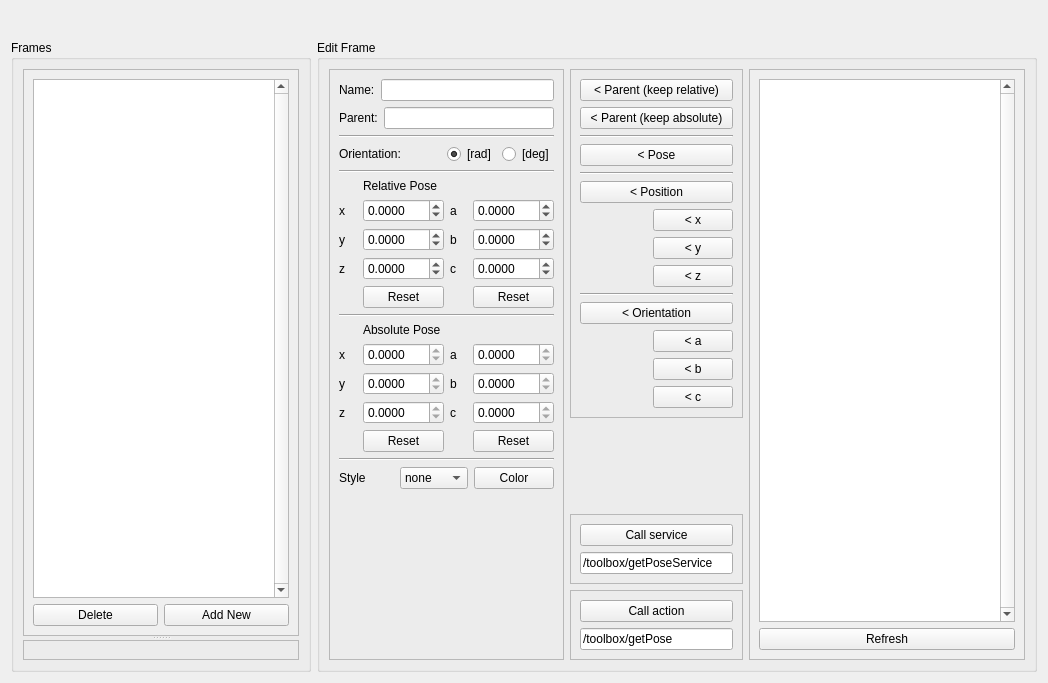
<?xml version="1.0" encoding="UTF-8"?>
<ui version="4.0">
 <class>Form</class>
 <widget class="QWidget" name="Form">
  <property name="geometry">
   <rect>
    <x>0</x>
    <y>0</y>
    <width>1048</width>
    <height>683</height>
   </rect>
  </property>
  <property name="windowTitle">
   <string>Form</string>
  </property>
  <layout class="QVBoxLayout" name="verticalLayout">
   <item>
    <widget class="QMenuBar" name="menuBar"/>
   </item>
   <item>
    <widget class="QToolBar" name="mainToolBar"/>
   </item>
   <item>
    <layout class="QHBoxLayout" name="horizontalLayout_3">
     <item>
      <widget class="QGroupBox" name="box_frames">
       <property name="title">
        <string>Frames</string>
       </property>
       <layout class="QVBoxLayout" name="verticalLayout_2">
        <item>
         <widget class="QSplitter" name="splitter">
          <property name="orientation">
           <enum>Qt::Vertical</enum>
          </property>
          <widget class="QScrollArea" name="frames">
           <property name="sizePolicy">
            <sizepolicy hsizetype="Expanding" vsizetype="Expanding">
             <horstretch>0</horstretch>
             <verstretch>1</verstretch>
            </sizepolicy>
           </property>
           <property name="widgetResizable">
            <bool>true</bool>
           </property>
           <widget class="QWidget" name="scrollAreaWidgetContents">
            <property name="geometry">
             <rect>
              <x>0</x>
              <y>0</y>
              <width>223</width>
              <height>549</height>
             </rect>
            </property>
            <layout class="QVBoxLayout" name="verticalLayout_5">
             <item>
              <widget class="QListWidget" name="list_frames">
               <property name="verticalScrollBarPolicy">
                <enum>Qt::ScrollBarAlwaysOn</enum>
               </property>
              </widget>
             </item>
             <item>
              <layout class="QHBoxLayout" name="horizontalLayout_2">
               <item>
                <widget class="QPushButton" name="btn_delete">
                 <property name="text">
                  <string>Delete</string>
                 </property>
                 <property name="icon">
                  <iconset theme="list-remove">
                   <normaloff/>
                  </iconset>
                 </property>
                </widget>
               </item>
               <item>
                <widget class="QPushButton" name="btn_add">
                 <property name="text">
                  <string>Add New</string>
                 </property>
                 <property name="icon">
                  <iconset theme="list-add">
                   <normaloff/>
                  </iconset>
                 </property>
                </widget>
               </item>
              </layout>
             </item>
            </layout>
           </widget>
          </widget>
          <widget class="QFrame" name="undo_frame">
           <property name="frameShape">
            <enum>QFrame::StyledPanel</enum>
           </property>
           <property name="frameShadow">
            <enum>QFrame::Raised</enum>
           </property>
           <layout class="QVBoxLayout" name="verticalLayout_13"/>
          </widget>
         </widget>
        </item>
       </layout>
      </widget>
     </item>
     <item>
      <widget class="QGroupBox" name="box_edit">
       <property name="title">
        <string>Edit Frame</string>
       </property>
       <layout class="QHBoxLayout" name="horizontalLayout_8">
        <item>
         <widget class="QFrame" name="frame">
          <property name="frameShape">
           <enum>QFrame::StyledPanel</enum>
          </property>
          <property name="frameShadow">
           <enum>QFrame::Raised</enum>
          </property>
          <layout class="QVBoxLayout" name="verticalLayout_4">
           <item>
            <layout class="QHBoxLayout" name="horizontalLayout_6">
             <item>
              <widget class="QLabel" name="label_16">
               <property name="text">
                <string>Name:</string>
               </property>
              </widget>
             </item>
             <item>
              <widget class="QLineEdit" name="txt_name">
               <property name="readOnly">
                <bool>true</bool>
               </property>
              </widget>
             </item>
            </layout>
           </item>
           <item>
            <layout class="QHBoxLayout" name="horizontalLayout_5">
             <item>
              <widget class="QLabel" name="label">
               <property name="text">
                <string>Parent:</string>
               </property>
              </widget>
             </item>
             <item>
              <widget class="QLineEdit" name="txt_parent">
               <property name="readOnly">
                <bool>true</bool>
               </property>
              </widget>
             </item>
            </layout>
           </item>
           <item>
            <widget class="Line" name="line">
             <property name="orientation">
              <enum>Qt::Horizontal</enum>
             </property>
            </widget>
           </item>
           <item>
            <layout class="QHBoxLayout" name="horizontalLayout_4">
             <item>
              <widget class="QLabel" name="label_17">
               <property name="text">
                <string>Orientation:</string>
               </property>
              </widget>
             </item>
             <item>
              <spacer name="horizontalSpacer_4">
               <property name="orientation">
                <enum>Qt::Horizontal</enum>
               </property>
               <property name="sizeHint" stdset="0">
                <size>
                 <width>40</width>
                 <height>20</height>
                </size>
               </property>
              </spacer>
             </item>
             <item>
              <widget class="QRadioButton" name="btn_rad">
               <property name="text">
                <string>[rad]</string>
               </property>
               <property name="checked">
                <bool>true</bool>
               </property>
              </widget>
             </item>
             <item>
              <widget class="QRadioButton" name="btn_deg">
               <property name="text">
                <string>[deg]</string>
               </property>
              </widget>
             </item>
            </layout>
           </item>
           <item>
            <widget class="Line" name="line_6">
             <property name="orientation">
              <enum>Qt::Horizontal</enum>
             </property>
            </widget>
           </item>
           <item>
            <layout class="QGridLayout" name="gridLayout">
             <item row="4" column="3">
              <widget class="QLabel" name="label_7">
               <property name="text">
                <string>c</string>
               </property>
              </widget>
             </item>
             <item row="2" column="3">
              <widget class="QLabel" name="label_3">
               <property name="text">
                <string>a</string>
               </property>
              </widget>
             </item>
             <item row="3" column="0">
              <widget class="QLabel" name="label_4">
               <property name="text">
                <string>y</string>
               </property>
              </widget>
             </item>
             <item row="2" column="0">
              <widget class="QLabel" name="label_2">
               <property name="text">
                <string>x</string>
               </property>
              </widget>
             </item>
             <item row="4" column="0">
              <widget class="QLabel" name="label_5">
               <property name="text">
                <string>z</string>
               </property>
              </widget>
             </item>
             <item row="3" column="3">
              <widget class="QLabel" name="label_6">
               <property name="text">
                <string>b</string>
               </property>
              </widget>
             </item>
             <item row="0" column="2">
              <widget class="QLabel" name="label_8">
               <property name="text">
                <string>Relative Pose</string>
               </property>
              </widget>
             </item>
             <item row="5" column="2">
              <widget class="QPushButton" name="btn_reset_position_rel">
               <property name="text">
                <string>Reset</string>
               </property>
               <property name="icon">
                <iconset theme="edit-undo">
                 <normaloff/>
                </iconset>
               </property>
              </widget>
             </item>
             <item row="5" column="4">
              <widget class="QPushButton" name="btn_reset_orientation_rel">
               <property name="text">
                <string>Reset</string>
               </property>
               <property name="icon">
                <iconset theme="edit-undo">
                 <normaloff/>
                </iconset>
               </property>
              </widget>
             </item>
             <item row="2" column="2">
              <widget class="QDoubleSpinBox" name="txt_x">
               <property name="decimals">
                <number>4</number>
               </property>
               <property name="minimum">
                <double>-999.000000000000000</double>
               </property>
               <property name="maximum">
                <double>999.000000000000000</double>
               </property>
               <property name="singleStep">
                <double>0.010000000000000</double>
               </property>
              </widget>
             </item>
             <item row="4" column="4">
              <widget class="QDoubleSpinBox" name="txt_c">
               <property name="decimals">
                <number>4</number>
               </property>
               <property name="minimum">
                <double>-999.000000000000000</double>
               </property>
               <property name="maximum">
                <double>999.000000000000000</double>
               </property>
               <property name="singleStep">
                <double>0.010000000000000</double>
               </property>
              </widget>
             </item>
             <item row="3" column="4">
              <widget class="QDoubleSpinBox" name="txt_b">
               <property name="decimals">
                <number>4</number>
               </property>
               <property name="minimum">
                <double>-999.000000000000000</double>
               </property>
               <property name="maximum">
                <double>999.000000000000000</double>
               </property>
               <property name="singleStep">
                <double>0.010000000000000</double>
               </property>
              </widget>
             </item>
             <item row="2" column="4">
              <widget class="QDoubleSpinBox" name="txt_a">
               <property name="decimals">
                <number>4</number>
               </property>
               <property name="minimum">
                <double>-999.000000000000000</double>
               </property>
               <property name="maximum">
                <double>999.000000000000000</double>
               </property>
               <property name="singleStep">
                <double>0.010000000000000</double>
               </property>
              </widget>
             </item>
             <item row="3" column="2">
              <widget class="QDoubleSpinBox" name="txt_y">
               <property name="decimals">
                <number>4</number>
               </property>
               <property name="minimum">
                <double>-999.000000000000000</double>
               </property>
               <property name="maximum">
                <double>999.000000000000000</double>
               </property>
               <property name="singleStep">
                <double>0.010000000000000</double>
               </property>
              </widget>
             </item>
             <item row="4" column="2">
              <widget class="QDoubleSpinBox" name="txt_z">
               <property name="decimals">
                <number>4</number>
               </property>
               <property name="minimum">
                <double>-999.000000000000000</double>
               </property>
               <property name="maximum">
                <double>999.000000000000000</double>
               </property>
               <property name="singleStep">
                <double>0.010000000000000</double>
               </property>
              </widget>
             </item>
            </layout>
           </item>
           <item>
            <widget class="Line" name="line_2">
             <property name="orientation">
              <enum>Qt::Horizontal</enum>
             </property>
            </widget>
           </item>
           <item>
            <layout class="QGridLayout" name="gridLayout_2">
             <item row="4" column="0">
              <widget class="QLabel" name="label_12">
               <property name="text">
                <string>z</string>
               </property>
              </widget>
             </item>
             <item row="3" column="0">
              <widget class="QLabel" name="label_10">
               <property name="text">
                <string>y</string>
               </property>
              </widget>
             </item>
             <item row="2" column="0">
              <widget class="QLabel" name="label_11">
               <property name="text">
                <string>x</string>
               </property>
              </widget>
             </item>
             <item row="1" column="2">
              <widget class="QLabel" name="label_15">
               <property name="text">
                <string>Absolute Pose</string>
               </property>
              </widget>
             </item>
             <item row="2" column="3">
              <widget class="QLabel" name="label_9">
               <property name="text">
                <string>a</string>
               </property>
              </widget>
             </item>
             <item row="3" column="3">
              <widget class="QLabel" name="label_13">
               <property name="text">
                <string>b</string>
               </property>
              </widget>
             </item>
             <item row="4" column="3">
              <widget class="QLabel" name="label_14">
               <property name="text">
                <string>c</string>
               </property>
              </widget>
             </item>
             <item row="5" column="2">
              <widget class="QPushButton" name="btn_reset_position_abs">
               <property name="text">
                <string>Reset</string>
               </property>
               <property name="icon">
                <iconset theme="edit-undo">
                 <normaloff/>
                </iconset>
               </property>
              </widget>
             </item>
             <item row="5" column="4">
              <widget class="QPushButton" name="btn_reset_orientation_abs">
               <property name="text">
                <string>Reset</string>
               </property>
               <property name="icon">
                <iconset theme="edit-undo">
                 <normaloff/>
                </iconset>
               </property>
              </widget>
             </item>
             <item row="2" column="2">
              <widget class="QDoubleSpinBox" name="txt_abs_x">
               <property name="readOnly">
                <bool>true</bool>
               </property>
               <property name="decimals">
                <number>4</number>
               </property>
               <property name="minimum">
                <double>-999.000000000000000</double>
               </property>
               <property name="maximum">
                <double>999.000000000000000</double>
               </property>
               <property name="singleStep">
                <double>0.010000000000000</double>
               </property>
              </widget>
             </item>
             <item row="3" column="2">
              <widget class="QDoubleSpinBox" name="txt_abs_y">
               <property name="readOnly">
                <bool>true</bool>
               </property>
               <property name="decimals">
                <number>4</number>
               </property>
               <property name="minimum">
                <double>-999.000000000000000</double>
               </property>
               <property name="maximum">
                <double>999.000000000000000</double>
               </property>
               <property name="singleStep">
                <double>0.010000000000000</double>
               </property>
              </widget>
             </item>
             <item row="4" column="2">
              <widget class="QDoubleSpinBox" name="txt_abs_z">
               <property name="readOnly">
                <bool>true</bool>
               </property>
               <property name="decimals">
                <number>4</number>
               </property>
               <property name="minimum">
                <double>-999.000000000000000</double>
               </property>
               <property name="maximum">
                <double>999.000000000000000</double>
               </property>
               <property name="singleStep">
                <double>0.010000000000000</double>
               </property>
              </widget>
             </item>
             <item row="2" column="4">
              <widget class="QDoubleSpinBox" name="txt_abs_a">
               <property name="readOnly">
                <bool>true</bool>
               </property>
               <property name="decimals">
                <number>4</number>
               </property>
               <property name="minimum">
                <double>-999.000000000000000</double>
               </property>
               <property name="maximum">
                <double>999.000000000000000</double>
               </property>
               <property name="singleStep">
                <double>0.010000000000000</double>
               </property>
              </widget>
             </item>
             <item row="3" column="4">
              <widget class="QDoubleSpinBox" name="txt_abs_b">
               <property name="readOnly">
                <bool>true</bool>
               </property>
               <property name="decimals">
                <number>4</number>
               </property>
               <property name="minimum">
                <double>-999.000000000000000</double>
               </property>
               <property name="maximum">
                <double>999.000000000000000</double>
               </property>
               <property name="singleStep">
                <double>0.010000000000000</double>
               </property>
              </widget>
             </item>
             <item row="4" column="4">
              <widget class="QDoubleSpinBox" name="txt_abs_c">
               <property name="readOnly">
                <bool>true</bool>
               </property>
               <property name="decimals">
                <number>4</number>
               </property>
               <property name="minimum">
                <double>-999.000000000000000</double>
               </property>
               <property name="maximum">
                <double>999.000000000000000</double>
               </property>
               <property name="singleStep">
                <double>0.010000000000000</double>
               </property>
              </widget>
             </item>
            </layout>
           </item>
           <item>
            <widget class="Line" name="line_7">
             <property name="orientation">
              <enum>Qt::Horizontal</enum>
             </property>
            </widget>
           </item>
           <item>
            <layout class="QHBoxLayout" name="horizontalLayout_10">
             <item>
              <widget class="QLabel" name="label_18">
               <property name="text">
                <string>Style</string>
               </property>
              </widget>
             </item>
             <item>
              <widget class="QComboBox" name="combo_style">
               <item>
                <property name="text">
                 <string>none</string>
                </property>
               </item>
               <item>
                <property name="text">
                 <string>plane</string>
                </property>
               </item>
               <item>
                <property name="text">
                 <string>cube</string>
                </property>
               </item>
               <item>
                <property name="text">
                 <string>sphere</string>
                </property>
               </item>
               <item>
                <property name="text">
                 <string>axis</string>
                </property>
               </item>
               <item>
                <property name="text">
                 <string>mesh</string>
                </property>
               </item>
              </widget>
             </item>
             <item>
              <widget class="QPushButton" name="btn_style_color">
               <property name="text">
                <string>Color</string>
               </property>
              </widget>
             </item>
            </layout>
           </item>
           <item>
            <spacer name="verticalSpacer_2">
             <property name="orientation">
              <enum>Qt::Vertical</enum>
             </property>
             <property name="sizeHint" stdset="0">
              <size>
               <width>20</width>
               <height>40</height>
              </size>
             </property>
            </spacer>
           </item>
          </layout>
         </widget>
        </item>
        <item>
         <layout class="QVBoxLayout" name="verticalLayout_9">
          <item>
           <widget class="QFrame" name="frame_2">
            <property name="frameShape">
             <enum>QFrame::StyledPanel</enum>
            </property>
            <property name="frameShadow">
             <enum>QFrame::Raised</enum>
            </property>
            <layout class="QVBoxLayout" name="verticalLayout_3">
             <item>
              <widget class="QPushButton" name="btn_set_parent_rel">
               <property name="text">
                <string>&lt; Parent (keep relative)</string>
               </property>
              </widget>
             </item>
             <item>
              <widget class="QPushButton" name="btn_set_parent_abs">
               <property name="text">
                <string>&lt; Parent (keep absolute)</string>
               </property>
              </widget>
             </item>
             <item>
              <widget class="Line" name="line_3">
               <property name="orientation">
                <enum>Qt::Horizontal</enum>
               </property>
              </widget>
             </item>
             <item>
              <widget class="QPushButton" name="btn_set_pose">
               <property name="text">
                <string>&lt; Pose</string>
               </property>
              </widget>
             </item>
             <item>
              <widget class="Line" name="line_4">
               <property name="orientation">
                <enum>Qt::Horizontal</enum>
               </property>
              </widget>
             </item>
             <item>
              <widget class="QPushButton" name="btn_set_position">
               <property name="text">
                <string>&lt; Position</string>
               </property>
              </widget>
             </item>
             <item>
              <layout class="QHBoxLayout" name="horizontalLayout_7">
               <item>
                <spacer name="horizontalSpacer_2">
                 <property name="orientation">
                  <enum>Qt::Horizontal</enum>
                 </property>
                 <property name="sizeHint" stdset="0">
                  <size>
                   <width>40</width>
                   <height>20</height>
                  </size>
                 </property>
                </spacer>
               </item>
               <item>
                <layout class="QVBoxLayout" name="verticalLayout_7">
                 <item>
                  <widget class="QPushButton" name="btn_set_x">
                   <property name="text">
                    <string>&lt; x</string>
                   </property>
                  </widget>
                 </item>
                 <item>
                  <widget class="QPushButton" name="btn_set_y">
                   <property name="text">
                    <string>&lt; y</string>
                   </property>
                  </widget>
                 </item>
                 <item>
                  <widget class="QPushButton" name="btn_set_z">
                   <property name="text">
                    <string>&lt; z</string>
                   </property>
                  </widget>
                 </item>
                </layout>
               </item>
              </layout>
             </item>
             <item>
              <widget class="Line" name="line_5">
               <property name="orientation">
                <enum>Qt::Horizontal</enum>
               </property>
              </widget>
             </item>
             <item>
              <widget class="QPushButton" name="btn_set_orientation">
               <property name="text">
                <string>&lt; Orientation</string>
               </property>
              </widget>
             </item>
             <item>
              <layout class="QHBoxLayout" name="horizontalLayout_9">
               <item>
                <spacer name="horizontalSpacer_3">
                 <property name="orientation">
                  <enum>Qt::Horizontal</enum>
                 </property>
                 <property name="sizeHint" stdset="0">
                  <size>
                   <width>40</width>
                   <height>20</height>
                  </size>
                 </property>
                </spacer>
               </item>
               <item>
                <layout class="QVBoxLayout" name="verticalLayout_8">
                 <item>
                  <widget class="QPushButton" name="btn_set_a">
                   <property name="text">
                    <string>&lt; a</string>
                   </property>
                  </widget>
                 </item>
                 <item>
                  <widget class="QPushButton" name="btn_set_b">
                   <property name="text">
                    <string>&lt; b</string>
                   </property>
                  </widget>
                 </item>
                 <item>
                  <widget class="QPushButton" name="btn_set_c">
                   <property name="text">
                    <string>&lt; c</string>
                   </property>
                  </widget>
                 </item>
                </layout>
               </item>
              </layout>
             </item>
            </layout>
           </widget>
          </item>
          <item>
           <spacer name="verticalSpacer_3">
            <property name="orientation">
             <enum>Qt::Vertical</enum>
            </property>
            <property name="sizeHint" stdset="0">
             <size>
              <width>20</width>
              <height>40</height>
             </size>
            </property>
           </spacer>
          </item>
          <item>
           <widget class="QFrame" name="frame_3">
            <property name="frameShape">
             <enum>QFrame::StyledPanel</enum>
            </property>
            <property name="frameShadow">
             <enum>QFrame::Raised</enum>
            </property>
            <layout class="QVBoxLayout" name="verticalLayout_10">
             <item>
              <widget class="QPushButton" name="btn_call_service">
               <property name="text">
                <string>Call service</string>
               </property>
              </widget>
             </item>
             <item>
              <widget class="QLineEdit" name="txt_call_service">
               <property name="text">
                <string>/toolbox/getPoseService</string>
               </property>
              </widget>
             </item>
            </layout>
           </widget>
          </item>
          <item>
           <widget class="QFrame" name="frame_4">
            <property name="frameShape">
             <enum>QFrame::StyledPanel</enum>
            </property>
            <property name="frameShadow">
             <enum>QFrame::Raised</enum>
            </property>
            <layout class="QVBoxLayout" name="verticalLayout_11">
             <item>
              <widget class="QPushButton" name="btn_call_action">
               <property name="text">
                <string>Call action</string>
               </property>
              </widget>
             </item>
             <item>
              <widget class="QLineEdit" name="txt_call_action">
               <property name="text">
                <string>/toolbox/getPose</string>
               </property>
              </widget>
             </item>
            </layout>
           </widget>
          </item>
         </layout>
        </item>
        <item>
         <widget class="QScrollArea" name="scrollArea_2">
          <property name="widgetResizable">
           <bool>true</bool>
          </property>
          <widget class="QWidget" name="scrollAreaWidgetContents_2">
           <property name="geometry">
            <rect>
             <x>0</x>
             <y>0</y>
             <width>249</width>
             <height>575</height>
            </rect>
           </property>
           <layout class="QVBoxLayout" name="verticalLayout_6">
            <item>
             <widget class="QListWidget" name="list_tf">
              <property name="verticalScrollBarPolicy">
               <enum>Qt::ScrollBarAlwaysOn</enum>
              </property>
             </widget>
            </item>
            <item>
             <widget class="QPushButton" name="btn_refresh">
              <property name="text">
               <string>Refresh</string>
              </property>
              <property name="icon">
               <iconset theme="view-refresh">
                <normaloff/>
               </iconset>
              </property>
             </widget>
            </item>
           </layout>
          </widget>
         </widget>
        </item>
       </layout>
      </widget>
     </item>
     <item>
      <layout class="QVBoxLayout" name="all_frames"/>
     </item>
    </layout>
   </item>
  </layout>
 </widget>
 <tabstops>
  <tabstop>txt_name</tabstop>
  <tabstop>txt_parent</tabstop>
  <tabstop>txt_x</tabstop>
  <tabstop>txt_y</tabstop>
  <tabstop>txt_z</tabstop>
  <tabstop>txt_a</tabstop>
  <tabstop>txt_b</tabstop>
  <tabstop>txt_c</tabstop>
  <tabstop>txt_abs_x</tabstop>
  <tabstop>txt_abs_y</tabstop>
  <tabstop>txt_abs_z</tabstop>
  <tabstop>txt_abs_a</tabstop>
  <tabstop>txt_abs_b</tabstop>
  <tabstop>txt_abs_c</tabstop>
  <tabstop>btn_rad</tabstop>
  <tabstop>btn_deg</tabstop>
  <tabstop>btn_reset_position_rel</tabstop>
  <tabstop>btn_reset_orientation_rel</tabstop>
  <tabstop>btn_reset_position_abs</tabstop>
  <tabstop>btn_reset_orientation_abs</tabstop>
  <tabstop>frames</tabstop>
  <tabstop>btn_delete</tabstop>
  <tabstop>list_frames</tabstop>
  <tabstop>btn_add</tabstop>
  <tabstop>combo_style</tabstop>
  <tabstop>btn_style_color</tabstop>
  <tabstop>btn_set_parent_rel</tabstop>
  <tabstop>btn_set_parent_abs</tabstop>
  <tabstop>btn_set_pose</tabstop>
  <tabstop>btn_set_position</tabstop>
  <tabstop>btn_set_x</tabstop>
  <tabstop>btn_set_y</tabstop>
  <tabstop>btn_set_z</tabstop>
  <tabstop>btn_set_orientation</tabstop>
  <tabstop>btn_set_a</tabstop>
  <tabstop>btn_set_b</tabstop>
  <tabstop>btn_set_c</tabstop>
  <tabstop>btn_call_service</tabstop>
  <tabstop>txt_call_service</tabstop>
  <tabstop>btn_call_action</tabstop>
  <tabstop>txt_call_action</tabstop>
  <tabstop>scrollArea_2</tabstop>
  <tabstop>list_tf</tabstop>
  <tabstop>btn_refresh</tabstop>
 </tabstops>
 <resources/>
 <connections/>
</ui>
